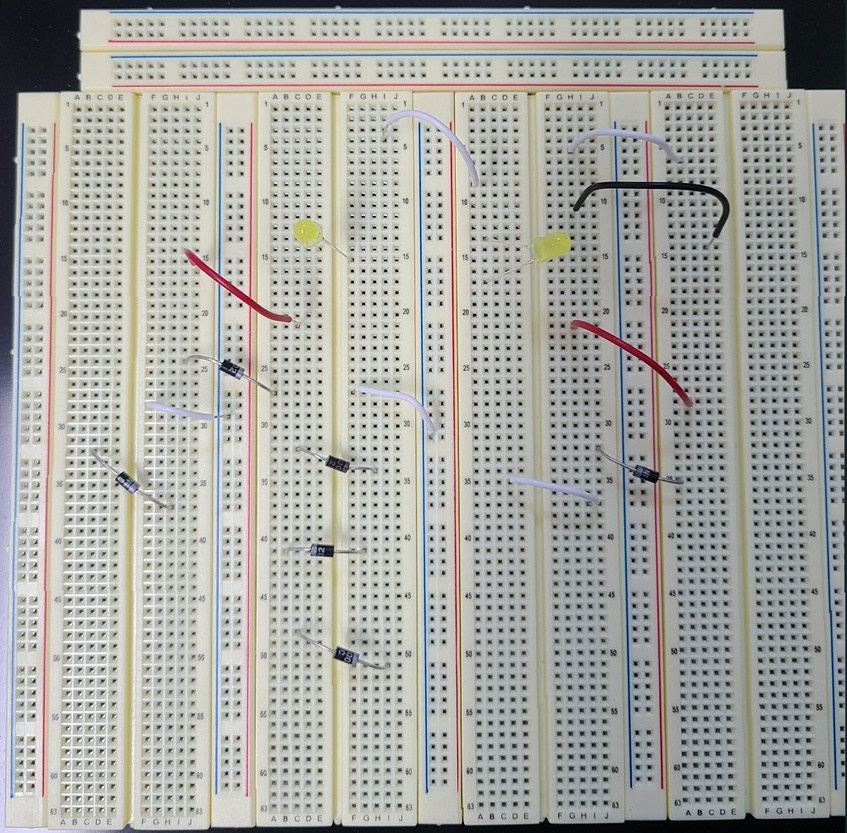
#> input picture detector/breadboard7.jpg, 847 x 833 px, shrunk from 1000 x 984 before the run
$ python location_detector.py
#> lines starting #> are read from the running program, lines starting #| are printed output that depends on the picture; after the words box and inside, x2 and y2 are one past the last pixel; in counts of white or black regions, pixels touching at a corner belong together
#> further down, image is the input picture: shape (833, 847, 3); mean B, G, R 161.9, 166.8, 166.6
import cv2
import numpy as np
from scipy.spatial.distance import cdist
import matplotlib.pyplot as plt

# ======================================================
# HoleDetector 클래스: 브레드보드 구멍(홀) 검출 및 격자화 관련 기능
# ======================================================
class HoleDetector:
    def __init__(self):
        pass

    @staticmethod
    def filter_valid_holes(contours, draw=False, image=None, return_stats=False):
        hole_centers = []
        circularities = []
        aspect_ratios = []
        for cnt in contours:
            area = cv2.contourArea(cnt)
            if area <= 5 or area > 150:  # 면적 임계값 (이미지 해상도에 맞게 조정)
                continue
            x, y, w, h = cv2.boundingRect(cnt)
            aspect_ratio = float(w) / h
            if aspect_ratio < 0.5 or aspect_ratio > 1.5:
                continue
            perimeter = cv2.arcLength(cnt, True)
            if perimeter == 0:
                continue
            circularity = 4 * np.pi * area / (perimeter ** 2)
            if circularity < 0.1:
                continue
            M = cv2.moments(cnt)
            if M["m00"] == 0:
                continue
            cx = int(M["m10"] / M["m00"])
            cy = int(M["m01"] / M["m00"])
            hole_centers.append((cx, cy))
            circularities.append(circularity)
            aspect_ratios.append(aspect_ratio)
            if draw and image is not None:
                epsilon = 0.02 * perimeter
                approx = cv2.approxPolyDP(cnt, epsilon, True)
                cv2.circle(image, (cx, cy), 3, (0, 255, 0), -1)
                cv2.drawContours(image, [approx], -1, (255, 0, 0), 2)
        if return_stats:
            return hole_centers, circularities, aspect_ratios
        else:
            return hole_centers

    @staticmethod
    def find_best_threshold_params(gray_img, block_sizes, c_values):
        blurred = cv2.GaussianBlur(gray_img, (5, 5), 0)
        best_score = -np.inf
        best_params = (None, None)
        for block_size in block_sizes:
            for c_val in c_values:
                thresh = cv2.adaptiveThreshold(
                    blurred, 255, cv2.ADAPTIVE_THRESH_MEAN_C,
                    cv2.THRESH_BINARY_INV, block_size, c_val
                )
                contours, _ = cv2.findContours(thresh, cv2.RETR_EXTERNAL, cv2.CHAIN_APPROX_SIMPLE)
                hole_centers, circularities, aspect_ratios = HoleDetector.filter_valid_holes(contours, return_stats=True)
                valid = len(hole_centers)
                if valid == 0:
                    continue
                mean_circ = np.mean(circularities)
                mean_ar = np.mean(aspect_ratios)
                noise_ratio = 1 - (valid / len(contours)) if len(contours) > 0 else 1
                score = (
                    0.5 * (1 - abs(mean_circ - 0.785)) +
                    0.3 * (1 - abs(mean_ar - 1.0)) -
                    0.2 * noise_ratio
                )
                if score > best_score:
                    best_score = score
                    best_params = (block_size, c_val)
                    print(f"New best: blockSize={block_size}, C={c_val}, valid={valid}, score={score:.3f}")
                else:
                    print(f"blockSize={block_size}, C={c_val}, valid={valid}, score={score:.3f}")
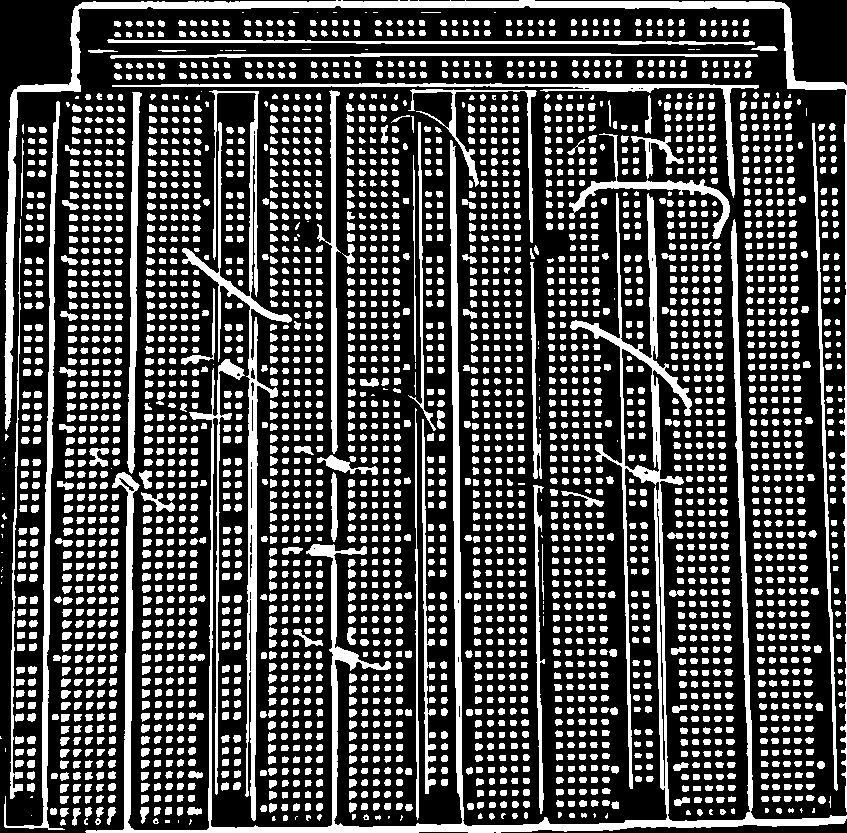
#> thresh: shape (833, 847); 29.6% white; 3331 white regions (109 under 20 px), largest, box (x1, y1, x2, y2) and area: (85, 140, 847, 833) 27576, (4, 0, 847, 812) 11193, (182, 90, 292, 821) 7228
#> after the loop, best_params = (11, 5); best_score = 0.766
        return best_params

    def detect_holes(self, image, debug=False):
        gray = cv2.cvtColor(image, cv2.COLOR_BGR2GRAY)
        clahe = cv2.createCLAHE(clipLimit=2.0, tileGridSize=(8, 8))
        gray = clahe.apply(gray)
        best_block, best_c = self.find_best_threshold_params(gray, [11, 15, 19], [0, 5, 10, 15])
#> best_block = 11; best_c = 5
        if best_block is None:
            raise RuntimeError("No valid threshold parameters found.")
        print(f"[Auto Selected] Best threshold: blockSize={best_block}, C={best_c}")
#| [Auto Selected] Best threshold: blockSize=11, C=5
        blurred = cv2.GaussianBlur(gray, (5, 5), 0)
        thresh = cv2.adaptiveThreshold(
            blurred, 255, cv2.ADAPTIVE_THRESH_MEAN_C,
            cv2.THRESH_BINARY_INV, best_block, best_c
        )
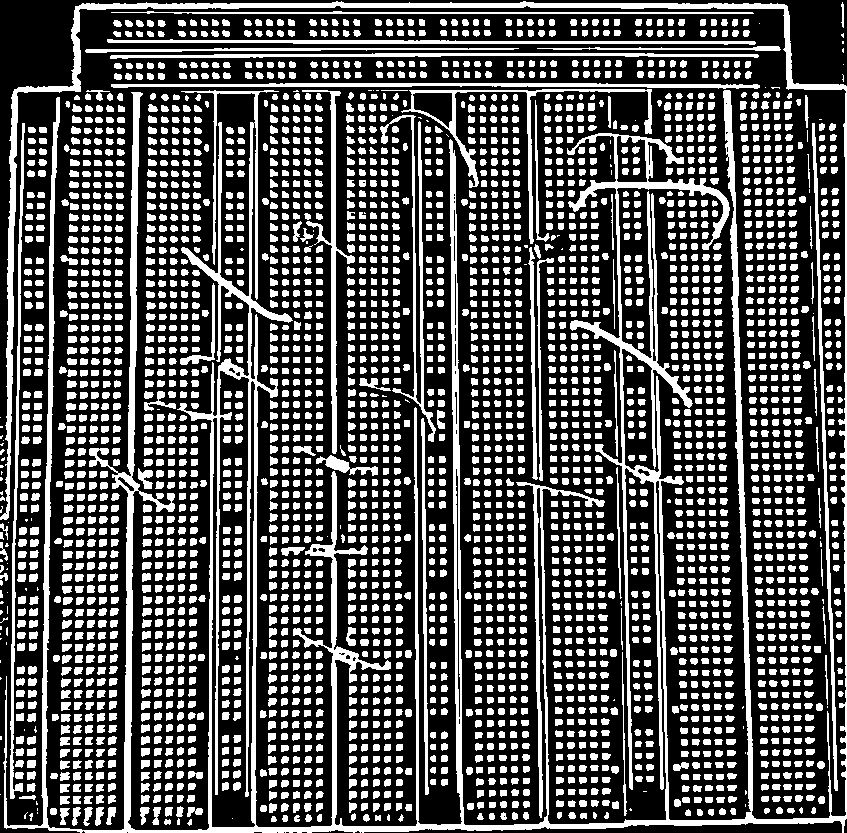
#> thresh: shape (833, 847); 33.1% white; 3391 white regions (103 under 20 px)
        detected_image = image.copy()
        contours, _ = cv2.findContours(thresh, cv2.RETR_EXTERNAL, cv2.CHAIN_APPROX_SIMPLE)
#> contours = 3324 contours, 147 with area under 20; largest, box (x1, y1, x2, y2) and area: (0, 1, 847, 833) 63724, (401, 89, 652, 244) 2524, (302, 90, 355, 454) 1686, (111, 83, 760, 89) 1653, (812, 123, 838, 791) 1594
        hole_centers = self.filter_valid_holes(contours, draw=True, image=detected_image)
#> the loop in filter_valid_holes (call 13), `for cnt in contours:` made 3324 passes
#> (area, x, y, w, h, aspect_ratio, perimeter, circularity) on pass 54: (30, 396, 803, 6, 8, 0.75, 22.83, 0.723)
#> after the loop in filter_valid_holes (call 13), `for cnt in contours:`:
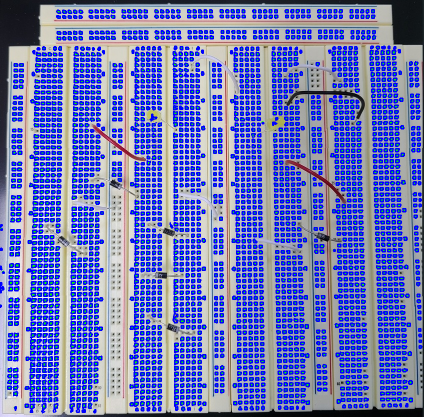
#> image: shape (833, 847, 3) (shown at 1/2 size); mean B, G, R 188, 123.4, 115.1
        if debug:
            block_sizes = [11, 15, 19]
            c_values = [0, 5, 10, 15]
            plt.figure(figsize=(len(c_values) * 3, len(block_sizes) * 3))
            for row_idx, block_size in enumerate(block_sizes):
                for col_idx, c_val in enumerate(c_values):
                    temp_thresh = cv2.adaptiveThreshold(
                        blurred, 255, cv2.ADAPTIVE_THRESH_MEAN_C,
                        cv2.THRESH_BINARY_INV, block_size, c_val
                    )
                    idx = row_idx * len(c_values) + col_idx + 1
                    plt.subplot(len(block_sizes), len(c_values), idx)
                    plt.imshow(temp_thresh, cmap='gray')
                    plt.title(f"B={block_size}, C={c_val}")
                    plt.axis('off')
            plt.suptitle("Threshold Results by blockSize and C")
            plt.tight_layout()
            plt.show()
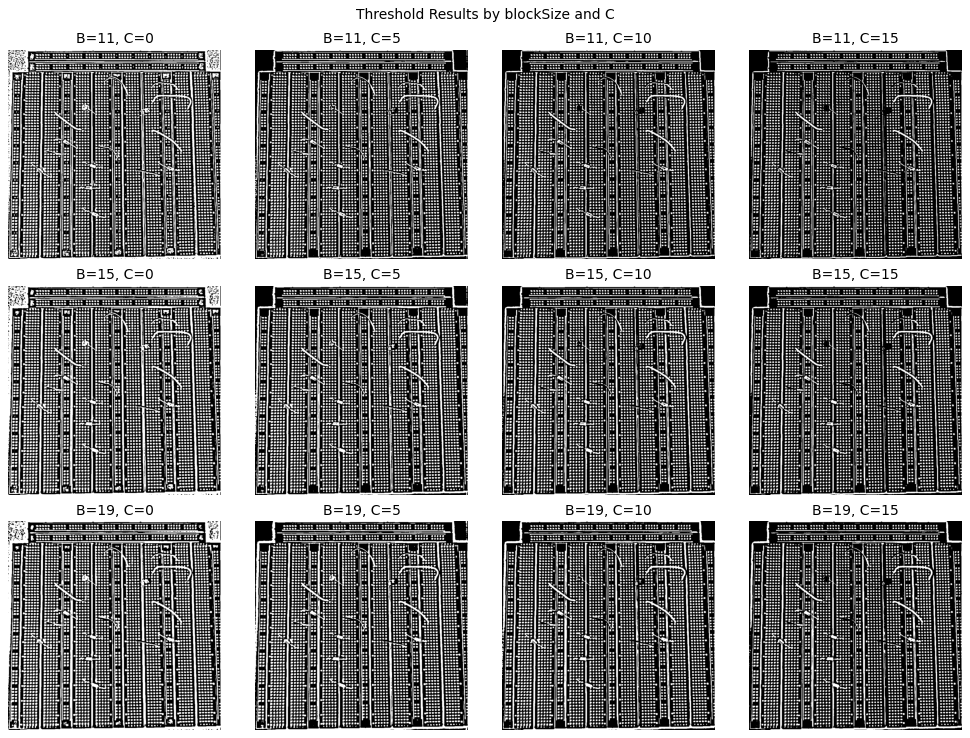
#> figure drawn by matplotlib, 12 panels
        return hole_centers, detected_image

    @staticmethod
    def cluster_1d_points(coords, threshold=10):
#> called with coords = array of shape (3160,), threshold = 10
        coords = np.sort(coords)
        clusters = []
        current_cluster = [coords[0]]
        for i in range(1, len(coords)):
            if coords[i] - coords[i - 1] < threshold:
                current_cluster.append(coords[i])
            else:
                clusters.append(np.mean(current_cluster))
                current_cluster = [coords[i]]
        if current_cluster:
            clusters.append(np.mean(current_cluster))
        return np.array(clusters)

    @staticmethod
    def find_cluster_index(value, clusters):
        return int(np.argmin(np.abs(clusters - value)))

    def organize_holes_into_grid(self, holes):
        holes = np.array(holes)
        x_coords = holes[:, 0]
        y_coords = holes[:, 1]
        x_clusters = self.cluster_1d_points(x_coords)
        y_clusters = self.cluster_1d_points(y_coords)
        grid = {}
        for hole in holes:
            col_idx = self.find_cluster_index(hole[0], x_clusters)
            row_idx = self.find_cluster_index(hole[1], y_clusters)
            grid[(row_idx, col_idx)] = hole
#> this loop made 3160 passes
#> hole on passes 1 to 3: [189, 822], [167, 821], [273, 818]
        return grid

    def get_merged_row_groups(self, holes, y_threshold=15):
#> called with y_threshold = 15
        sorted_holes = sorted(holes, key=lambda p: p[1])
        groups = []
        for pt in sorted_holes:
            if not groups:
                groups.append([pt])
            else:
                current_group = groups[-1]
                median_y = np.median([p[1] for p in current_group])
                if abs(pt[1] - median_y) < y_threshold:
                    current_group.append(pt)
                else:
                    groups.append([pt])
#> this loop made 3160 passes
#> pt on passes 1 to 3: (681, 21), (670, 21), (638, 21)
        row_groups = []
        for group in groups:
            sorted_group = sorted(group, key=lambda p: p[0])
            median_y = np.median([p[1] for p in sorted_group])
            row_groups.append((sorted_group, median_y))
#> this loop made 29 passes
        row_groups.sort(key=lambda x: x[1])
        numbered_groups = [(i, group, median_y) for i, (group, median_y) in enumerate(row_groups)]
        return numbered_groups

    def interpolate_incomplete_rows(self, row_groups, min_required=20, tolerance=10):
        # 목표 구멍 수를 행 번호에 따라 설정하는 예시 함수
#> called with min_required = 20, tolerance = 5
        def get_target_holes(row_number):
            if row_number < 5:
                return 50
            elif 5 <= row_number <= 64:
                remainder = (row_number - 5) % 6
                return 40 if remainder == 5 else 50
            else:
                return 40

        well_detected_rows = [grp for grp in row_groups if abs(len(grp[1]) - get_target_holes(grp[0])) <= tolerance]
        new_groups = []
        for row_number, group, median_y in row_groups:
            target = get_target_holes(row_number)
            if len(group) >= min_required and len(group) < target:
                candidate_rows = [grp for grp in well_detected_rows if get_target_holes(grp[0]) == target]
                if not candidate_rows:
                    candidate_rows = well_detected_rows
                if candidate_rows:
                    dists = [abs(median_y - comp[2]) for comp in candidate_rows]
                    closest_idx = np.argmin(dists)
                    ref_group = candidate_rows[closest_idx][1]
                    ref_x_positions = sorted([pt[0] for pt in ref_group])
                    if len(ref_x_positions) == target:
                        ideal_x_positions = ref_x_positions
                    else:
                        x_min, x_max = ref_x_positions[0], ref_x_positions[-1]
                        ideal_x_positions = np.linspace(x_min, x_max, target)
                else:
                    sorted_group = sorted(group, key=lambda p: p[0])
                    x_min, x_max = sorted_group[0][0], sorted_group[-1][0]
                    ideal_x_positions = np.linspace(x_min, x_max, target)
                new_group = [(float(x), median_y) for x in ideal_x_positions]
                new_groups.append((row_number, new_group, median_y, True))
            else:
                new_groups.append((row_number, group, median_y, False))
#> this loop made 29 passes
#> median_y on passes 1 to 8: 27.5, 69, 107, 130, 151, 173, 204, 237
        return new_groups

    def draw_processed_holes(self, detected_img, processed_rows):
        proc_image = detected_img.copy()
        for row_number, pts, median_y, is_interp in processed_rows:
            for (x, y) in pts:
                if is_interp:
                    cv2.circle(proc_image, (int(x), int(y)), 5, (0, 0, 255), -1)
                else:
                    cv2.circle(proc_image, (int(x), int(y)), 2, (255, 0, 255), -1)
            if pts:
                x0, y0 = pts[0]
                cv2.putText(proc_image, f"Row {row_number}", (int(x0) - 30, int(y0)),
                            cv2.FONT_HERSHEY_SIMPLEX, 0.5, (0, 255, 255), 2)
#> this loop made 29 passes
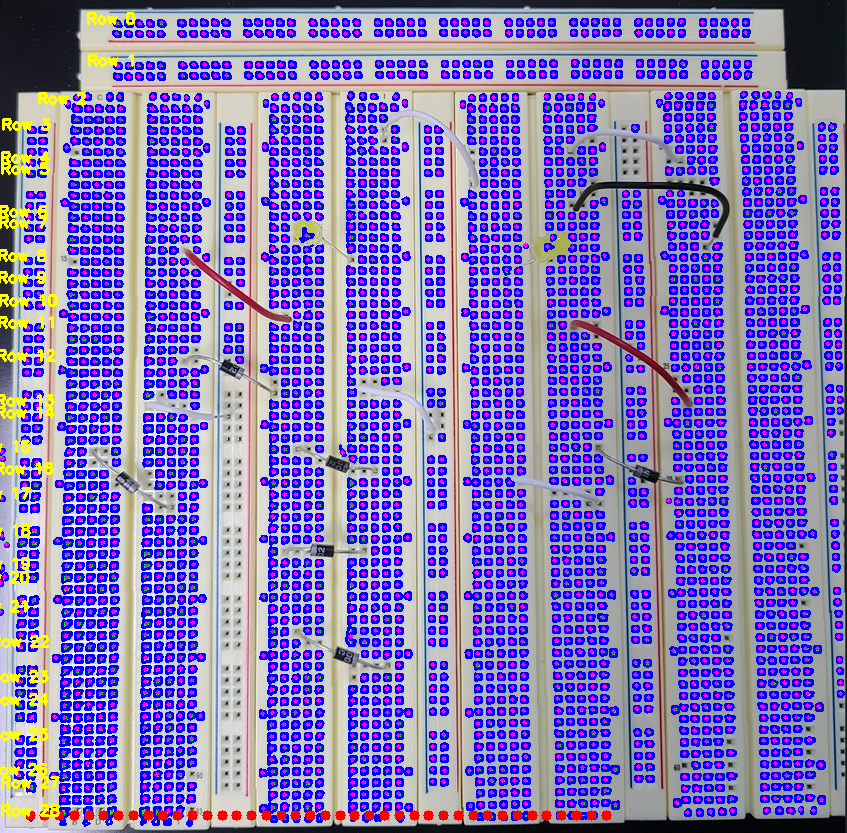
#> proc_image: shape (833, 847, 3); 7.31% of pixels changed, all inside (x1, y1, x2, y2) = (0, 12, 843, 821)
        return proc_image

# ======================================================
# ComponentPinDetector 클래스: 전기 소자(및 전선) 핀 위치 검출
# ======================================================
class ComponentPinDetector:
    def __init__(self):
        pass

    def detect_component_pins(self, image, component_type, component_roi):
        """
        주어진 소자 타입과 ROI(바운딩 박스) 내에서 소자의 핀 위치를 검출합니다.
        반환값은 전체 이미지 좌표로 변환된 핀 위치 리스트입니다.
        """
#> called with component_type = 'Resistor', component_roi = (100, 100, 200, 200)
        roi = image[component_roi[1]:component_roi[3], component_roi[0]:component_roi[2]]
        if component_type == 'Resistor':
            gray = cv2.cvtColor(roi, cv2.COLOR_BGR2GRAY)
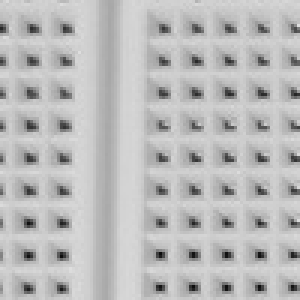
#> gray: shape (100, 100) (shown 3 times larger); min 13, max 222, mean 187.3
            edges = cv2.Canny(gray, 50, 150)
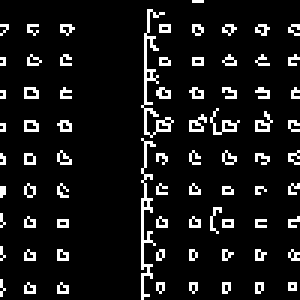
#> edges: shape (100, 100) (shown 3 times larger); 9% white in thin lines or dots
            lines = cv2.HoughLinesP(edges, 1, np.pi/180, 50, minLineLength=20, maxLineGap=5)
            pin_positions = self.extract_resistor_leg_endpoints(lines, roi.shape)
        elif component_type == 'LED':
            pin_positions = self.extract_led_pins(roi)
        elif component_type == 'Capacitor':
            pin_positions = self.extract_capacitor_pins(roi)
        elif component_type == 'Diode':
            pin_positions = self.extract_diode_pins(roi)
        elif component_type == 'IC':
            gray = cv2.cvtColor(roi, cv2.COLOR_BGR2GRAY)
            ret, thresh = cv2.threshold(gray, 127, 255, cv2.THRESH_BINARY_INV)
            contours, _ = cv2.findContours(thresh, cv2.RETR_TREE, cv2.CHAIN_APPROX_SIMPLE)
            pin_positions = self.extract_ic_pins(contours, roi.shape)
        else:
            pin_positions = []
        # ROI 기준 좌표를 전체 이미지 좌표로 변환
        global_pin_positions = [(x + component_roi[0], y + component_roi[1]) for (x, y) in pin_positions]
        return global_pin_positions

    def extract_resistor_leg_endpoints(self, lines, roi_shape):
#> called with lines = array of shape (1, 1, 4), roi_shape = (100, 100, 3)
        if lines is None:
            return []
        points = []
        for line in lines:
            x1, y1, x2, y2 = line[0]
            points.append((x1, y1))
            points.append((x2, y2))
#> this loop made 1 pass
#> line on pass 1: [[48, 69, 48, 11]]
        if not points:
            return []
        points = np.array(points)
        left_idx = np.argmin(points[:, 0])
        right_idx = np.argmax(points[:, 0])
        left_point = tuple(points[left_idx])
        right_point = tuple(points[right_idx])
        return [left_point, right_point]

    # [65 lines left out: functions extract_led_pins, extract_capacitor_pins, extract_diode_pins, extract_ic_pins, not called in this run]

# ======================================================
# (테스트용) 메인 함수: 이미지 파일에서 구멍 검출과 소자 핀 위치 검출 예시
# ======================================================
if __name__ == '__main__':
    image_path = "breadboard7.jpg"  # 실제 이미지 경로로 수정하세요.
    image = cv2.imread(image_path)
    if image is None:
        print("이미지 로드 실패")
    else:
        # 구멍 검출 테스트
        hole_detector = HoleDetector()
        holes, detected_img = hole_detector.detect_holes(image, debug=True)
        grid = hole_detector.organize_holes_into_grid(holes)
        merged_groups = hole_detector.get_merged_row_groups(holes, y_threshold=15)
        interpolated_groups = hole_detector.interpolate_incomplete_rows(merged_groups, min_required=20, tolerance=5)
        proc_img = hole_detector.draw_processed_holes(detected_img, interpolated_groups)
        cv2.imshow("Hole Detection", proc_img)
        cv2.waitKey(0)
        cv2.destroyAllWindows()

        # 소자 핀 검출 테스트 (예시로 수동 라벨링된 bounding box 사용)
        comp_pin_detector = ComponentPinDetector()
        # 예시 bounding box 및 소자 타입 (실제 수동 라벨링 결과 사용)
        component_roi = (100, 100, 200, 200)
        comp_type = "Resistor"
        pins = comp_pin_detector.detect_component_pins(image, comp_type, component_roi)
        print(f"Detected pins for {comp_type}: {pins}")
#| Detected pins for Resistor: [(148, 169), (148, 169)]
